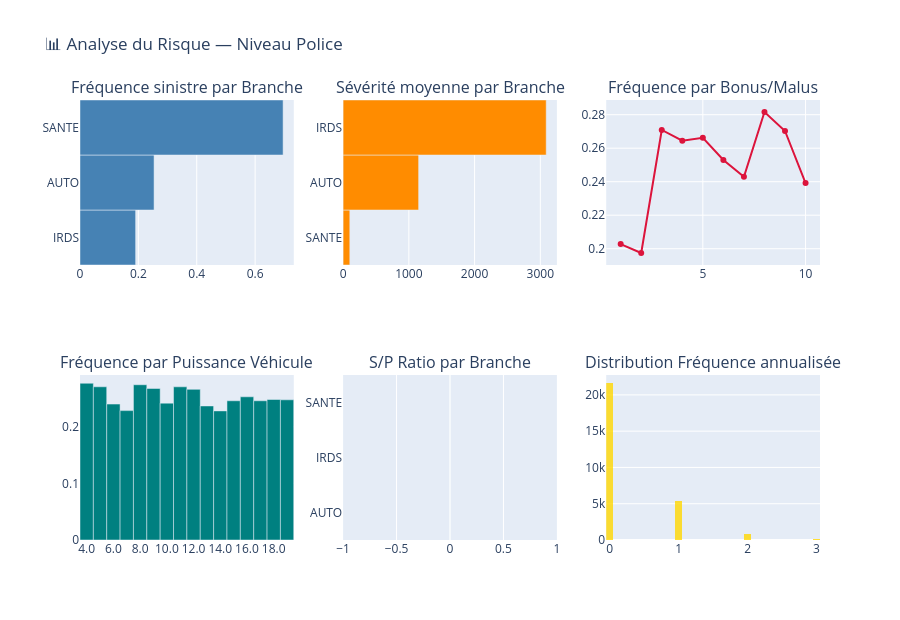

This figure's notebook cell:
### Markdown cell above
## 3. Analyse Exploratoire du Risque

### Code cell
fig = make_subplots(rows=2, cols=3, subplot_titles=[
    'Fréquence sinistre par Branche',
    'Sévérité moyenne par Branche',
    'Fréquence par Bonus/Malus',
    'Fréquence par Puissance Véhicule',
    'S/P Ratio par Branche',
    'Distribution Fréquence annualisée'
])

# Fréquence par branche
br_freq = df.groupby('BRANCHE')['FREQ_SINISTRE'].mean().sort_values()
fig.add_trace(go.Bar(x=br_freq.values, y=br_freq.index, orientation='h',
                     marker_color='steelblue'), row=1, col=1)

# Sévérité par branche
br_sev = df[df['SEVERITE_MOY']>0].groupby('BRANCHE')['SEVERITE_MOY'].median().sort_values()
fig.add_trace(go.Bar(x=br_sev.values, y=br_sev.index, orientation='h',
                     marker_color='darkorange'), row=1, col=2)

# Par bonus/malus
bm_freq = df.groupby('BONUS_MALUS')['FREQ_SINISTRE'].mean()
fig.add_trace(go.Scatter(x=bm_freq.index, y=bm_freq.values,
                          mode='lines+markers', marker_color='crimson'), row=1, col=3)

# Par puissance
df['PUISSANCE_CLIP'] = df['PUISSANCE'].clip(4, 20)
pu_freq = df.groupby('PUISSANCE_CLIP')['FREQ_SINISTRE'].mean()
fig.add_trace(go.Bar(x=pu_freq.index.astype(str), y=pu_freq.values,
                     marker_color='teal'), row=2, col=1)

# S/P par branche
br_sp = df.groupby('BRANCHE')['SP_RATIO'].median().sort_values()
fig.add_trace(go.Bar(x=br_sp.values, y=br_sp.index, orientation='h',
                     marker_color='purple'), row=2, col=2)

# Distribution fréquence
fig.add_trace(go.Histogram(x=df['FREQ_SINISTRE'].clip(0, 3), nbinsx=50,
                            marker_color='gold', opacity=0.8), row=2, col=3)

fig.update_layout(height=620, title_text='📊 Analyse du Risque — Niveau Police',
                  showlegend=False)
fig.show()

### Figure 1 — Plotly figure (JSON) as saved in the notebook; plotly's stock layout.template omitted (floating-point values rounded to 4 significant figures; data arrays with more than 128 entries replaced by an {"elided": "..."} marker saying what was removed)
{"data": [{"marker": {"color": "steelblue"}, "orientation": "h", "type": "bar", "x": [0.1906, 0.2538, 0.6959], "xaxis": "x", "y": ["IRDS", "AUTO", "SANTE"], "yaxis": "y"}, {"marker": {"color": "darkorange"}, "orientation": "h", "type": "bar", "x": [101.8, 1149.0, 3089.0], "xaxis": "x2", "y": ["SANTE", "AUTO", "IRDS"], "yaxis": "y2"}, {"marker": {"color": "crimson"}, "mode": "lines+markers", "type": "scatter", "x": [1.0, 2.0, 3.0, 4.0, 5.0, 6.0, 7.0, 8.0, 9.0, 10.0], "xaxis": "x3", "y": [0.2028, 0.1974, 0.2709, 0.2645, 0.2662, 0.253, 0.2429, 0.2816, 0.2703, 0.2392], "yaxis": "y3"}, {"marker": {"color": "teal"}, "type": "bar", "x": ["4.0", "5.0", "6.0", "7.0", "8.0", "9.0", "10.0", "11.0", "12.0", "13.0", "14.0", "15.0", "16.0", "17.0", "18.0", "20.0"], "xaxis": "x4", "y": [0.2765, 0.2702, 0.2397, 0.2282, 0.2738, 0.2673, 0.2414, 0.2702, 0.2657, 0.2365, 0.2277, 0.2456, 0.2526, 0.2456, 0.2478, 0.2473], "yaxis": "y4"}, {"marker": {"color": "purple"}, "orientation": "h", "type": "bar", "x": [0.0, 0.0, 0.0], "xaxis": "x5", "y": ["AUTO", "IRDS", "SANTE"], "yaxis": "y5"}, {"marker": {"color": "gold"}, "nbinsx": 50, "opacity": 0.8, "type": "histogram", "x": {"elided": "30000 float values"}, "xaxis": "x6", "yaxis": "y6"}], "layout": {"annotations": [{"font": {"size": 16}, "showarrow": false, "text": "Fréquence sinistre par Branche", "x": 0.1444, "xanchor": "center", "xref": "paper", "y": 1, "yanchor": "bottom", "yref": "paper"}, {"font": {"size": 16}, "showarrow": false, "text": "Sévérité moyenne par Branche", "x": 0.5, "xanchor": "center", "xref": "paper", "y": 1, "yanchor": "bottom", "yref": "paper"}, {"font": {"size": 16}, "showarrow": false, "text": "Fréquence par Bonus/Malus", "x": 0.8556, "xanchor": "center", "xref": "paper", "y": 1, "yanchor": "bottom", "yref": "paper"}, {"font": {"size": 16}, "showarrow": false, "text": "Fréquence par Puissance Véhicule", "x": 0.1444, "xanchor": "center", "xref": "paper", "y": 0.375, "yanchor": "bottom", "yref": "paper"}, {"font": {"size": 16}, "showarrow": false, "text": "S/P Ratio par Branche", "x": 0.5, "xanchor": "center", "xref": "paper", "y": 0.375, "yanchor": "bottom", "yref": "paper"}, {"font": {"size": 16}, "showarrow": false, "text": "Distribution Fréquence annualisée", "x": 0.8556, "xanchor": "center", "xref": "paper", "y": 0.375, "yanchor": "bottom", "yref": "paper"}], "height": 620, "showlegend": false, "title": {"text": "📊 Analyse du Risque — Niveau Police"}, "xaxis": {"anchor": "y", "domain": [0, 0.2889]}, "xaxis2": {"anchor": "y2", "domain": [0.3556, 0.6444]}, "xaxis3": {"anchor": "y3", "domain": [0.7111, 1]}, "xaxis4": {"anchor": "y4", "domain": [0, 0.2889]}, "xaxis5": {"anchor": "y5", "domain": [0.3556, 0.6444]}, "xaxis6": {"anchor": "y6", "domain": [0.7111, 1]}, "yaxis": {"anchor": "x", "domain": [0.625, 1]}, "yaxis2": {"anchor": "x2", "domain": [0.625, 1]}, "yaxis3": {"anchor": "x3", "domain": [0.625, 1]}, "yaxis4": {"anchor": "x4", "domain": [0, 0.375]}, "yaxis5": {"anchor": "x5", "domain": [0, 0.375]}, "yaxis6": {"anchor": "x6", "domain": [0, 0.375]}}}
